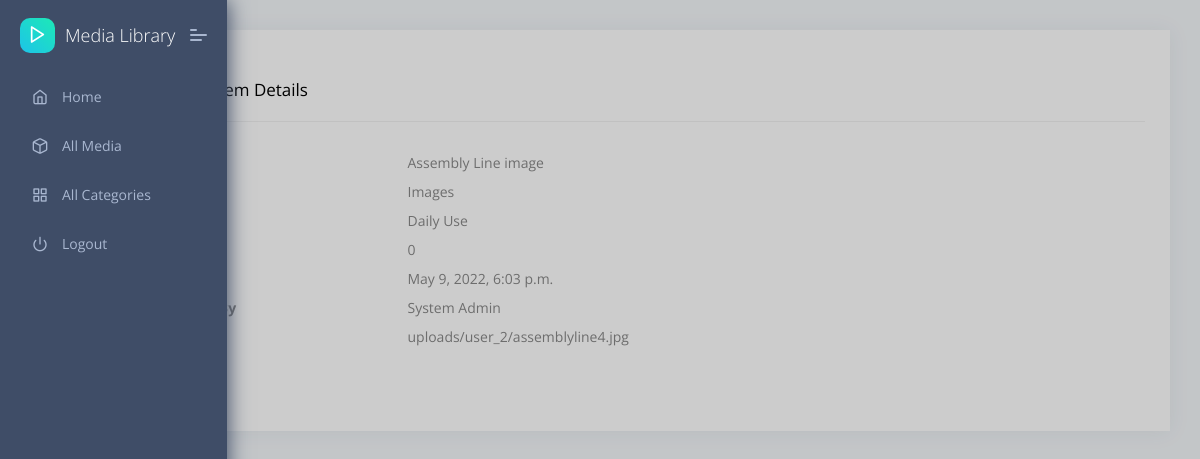
The app's page /detail/5 with its own data.
### media/models.py (models this page shows, shortened)
class MediaItem(models.Model):
    class Meta:
        verbose_name = "Media Item"
        verbose_name_plural = "Media Items"
        db_table = 'Media_Item'
    name = models.CharField(max_length=200)
    type = models.ForeignKey(MediaType, on_delete=models.SET_NULL, null=True)
    category = models.ForeignKey(
        MediaCategory, on_delete=models.SET_NULL, null=True)
    path = models.FileField(upload_to=user_directory_path)
    size = models.BigIntegerField(default=0)
    created_on = models.DateTimeField('Created On', default=datetime.now)
    updated_on = models.DateTimeField('Updated On', default=datetime.now)
    created_by = models.ForeignKey(
        User, on_delete=models.SET_NULL, null=True, name='Created By', related_name='+')
    updated_by = models.ForeignKey(
        User, on_delete=models.SET_NULL,  null=True, name='Updated By', related_name='+')

### media/views.py (the view)
# urls.py: path('detail/<int:id>', views.detail, name='media_detail'),
def detail(request, id):
    media_item = get_data_from_db('all_media', {'id': id})
    return render(request, "media/detail.html", {'all_media': media_item})

### media/sql_wrapper.py (called while the page is built)
def get_data_from_db(name, params=None):
    query = None
    if name == 'all_media':
        query = all_media_query
        if params and 'id' in params:
            query += ' where mi.id={id}'.format(id=params['id'])
    elif name == 'all_category':
        query = all_category_query
    with connection.cursor() as cursor:
        cursor.execute(query)
        records = __recordToJson(cursor)
    return records

def __recordToJson(cursor):
    colnames = [x[0] for x in cursor.description]
    tmprec = cursor.fetchall()
    records = []
    for rec in tmprec:
        records.append(dict(zip(colnames, rec)))
    return records

### templates/media/detail.html (shortened to what this page needs)
{% extends "layouts/base.html" %}
{% block content %}
<div class="pcoded-content">
    <div class="pcoded-inner-content">
        <div class="main-body">
            <div class="page-wrapper">
                <div class="row">
                    <div class="col-xl-12">
                        <div class="card">
                            <div class="card-block table-border-style">
                                <div class="card-header">
                                    <h5>Media Item Details</h5>
                                </div>
                                <div class="card-body">
                                    {% for media in all_media %}
                                        <dl class="dl-horizontal row">
                                            <dt class="col-sm-3">Name</dt>
                                            <dd class="col-sm-9">{{media.name}}</dd>
                                            <dt class="col-sm-3">Type</dt>
                                            <dd class="col-sm-9">{{media.type}}</dd>
                                            <dt class="col-sm-3">Category</dt>
                                            <dd class="col-sm-9">{{media.category}}</dd>
                                            <dt class="col-sm-3">Size</dt>
                                            <dd class="col-sm-9">{{media.size}}</dd>
                                            <dt class="col-sm-3">Created</dt>
                                            <dd class="col-sm-9">{{media.created_on}}</dd>
                                            <dt class="col-sm-3">Created By</dt>
                                            <dd class="col-sm-9">{{media.created_by}}</dd>
                                            <dt class="col-sm-3">Path</dt>
                                            <dd class="col-sm-9">{{media.path}}</dd>
                                        </dl>
                                    {% endfor %}
                                </div>
                            </div>
                        </div>
                    </div>
                </div>
            </div>
        </div>
    </div>
</div>
{% endblock content %}

### records on screen
MediaItem: name "Assembly Line image", type "Images", category "Daily Use", size "0", created_on "May 9, 2022, 6:03 p.m.", created_by "System Admin", path "uploads/user_2/assemblyline4.jpg"
